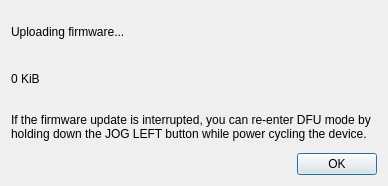
<?xml version="1.0" encoding="UTF-8"?>
<ui version="4.0">
 <class>FirmwareUpdateDialog</class>
 <widget class="QDialog" name="FirmwareUpdateDialog">
  <property name="geometry">
   <rect>
    <x>0</x>
    <y>0</y>
    <width>388</width>
    <height>186</height>
   </rect>
  </property>
  <property name="windowTitle">
   <string>Dialog</string>
  </property>
  <layout class="QGridLayout" name="gridLayout">
   <item row="3" column="0">
    <widget class="QDialogButtonBox" name="buttonBox">
     <property name="orientation">
      <enum>Qt::Horizontal</enum>
     </property>
     <property name="standardButtons">
      <set>QDialogButtonBox::Ok</set>
     </property>
    </widget>
   </item>
   <item row="1" column="0">
    <widget class="QLabel" name="l_progress">
     <property name="text">
      <string>0 KiB</string>
     </property>
    </widget>
   </item>
   <item row="0" column="0">
    <widget class="QLabel" name="label">
     <property name="text">
      <string>Uploading firmware...</string>
     </property>
    </widget>
   </item>
   <item row="2" column="0">
    <widget class="QLabel" name="label_2">
     <property name="text">
      <string>If the firmware update is interrupted, you can re-enter DFU mode by holding down the JOG LEFT button while power cycling the device.</string>
     </property>
     <property name="wordWrap">
      <bool>true</bool>
     </property>
    </widget>
   </item>
  </layout>
 </widget>
 <resources/>
 <connections>
  <connection>
   <sender>buttonBox</sender>
   <signal>accepted()</signal>
   <receiver>FirmwareUpdateDialog</receiver>
   <slot>accept()</slot>
   <hints>
    <hint type="sourcelabel">
     <x>248</x>
     <y>254</y>
    </hint>
    <hint type="destinationlabel">
     <x>157</x>
     <y>274</y>
    </hint>
   </hints>
  </connection>
  <connection>
   <sender>buttonBox</sender>
   <signal>rejected()</signal>
   <receiver>FirmwareUpdateDialog</receiver>
   <slot>reject()</slot>
   <hints>
    <hint type="sourcelabel">
     <x>316</x>
     <y>260</y>
    </hint>
    <hint type="destinationlabel">
     <x>286</x>
     <y>274</y>
    </hint>
   </hints>
  </connection>
 </connections>
</ui>
